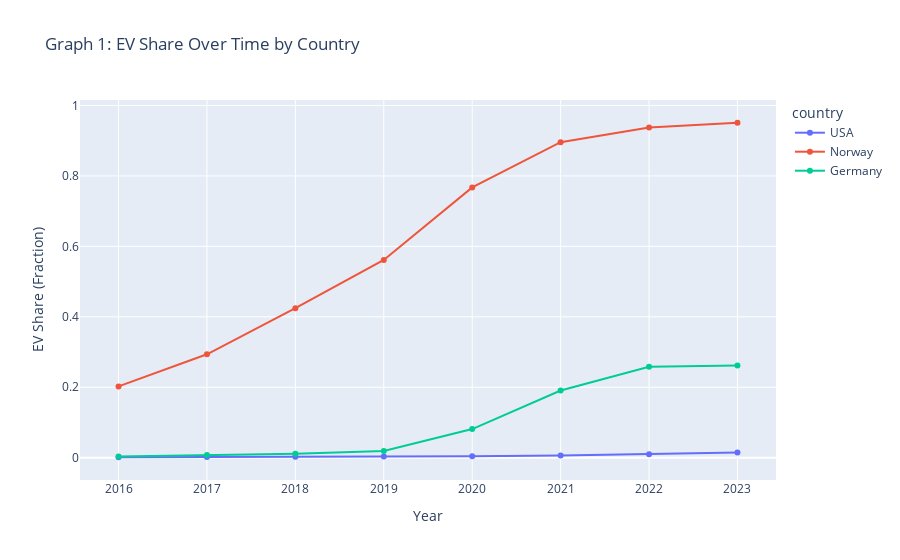

Notebook code for this chart:
### Markdown cell above
### EV Share Over Time by Country (Line Plot)

### Code cell
import plotly.express as px

df['EV_share'] = df['EV'] / df['Total']

fig = px.line(df, x='Year', y='EV_share', color='country',
              markers=True,
              title='Graph 1: EV Share Over Time by Country',
              labels={'EV_share': 'EV Share (Fraction)'})
fig.show()

### Figure 1 — Plotly figure (JSON) as saved in the notebook; plotly's stock layout.template omitted (floating-point values rounded to 4 significant figures)
{"data": [{"hovertemplate": "country=USA<br>Year=%{x}<br>EV Share (Fraction)=%{y}<extra></extra>", "legendgroup": "USA", "line": {"color": "#636efa", "dash": "solid"}, "marker": {"symbol": "circle"}, "mode": "markers+lines", "name": "USA", "orientation": "v", "showlegend": true, "type": "scatter", "x": [2016, 2017, 2018, 2019, 2020, 2021, 2022, 2023], "xaxis": "x", "y": [0.001245, 0.001655, 0.002493, 0.003376, 0.004373, 0.006006, 0.01002, 0.01443], "yaxis": "y"}, {"hovertemplate": "country=Norway<br>Year=%{x}<br>EV Share (Fraction)=%{y}<extra></extra>", "legendgroup": "Norway", "line": {"color": "#EF553B", "dash": "solid"}, "marker": {"symbol": "circle"}, "mode": "markers+lines", "name": "Norway", "orientation": "v", "showlegend": true, "type": "scatter", "x": [2016, 2017, 2018, 2019, 2020, 2021, 2022, 2023], "xaxis": "x", "y": [0.2025, 0.2937, 0.4244, 0.5616, 0.7674, 0.896, 0.9377, 0.9511], "yaxis": "y"}, {"hovertemplate": "country=Germany<br>Year=%{x}<br>EV Share (Fraction)=%{y}<extra></extra>", "legendgroup": "Germany", "line": {"color": "#00cc96", "dash": "solid"}, "marker": {"symbol": "circle"}, "mode": "markers+lines", "name": "Germany", "orientation": "v", "showlegend": true, "type": "scatter", "x": [2016, 2017, 2018, 2019, 2020, 2021, 2022, 2023], "xaxis": "x", "y": [0.003454, 0.007465, 0.01091, 0.01879, 0.08126, 0.1907, 0.2581, 0.2616], "yaxis": "y"}], "layout": {"legend": {"title": {"text": "country"}, "tracegroupgap": 0}, "title": {"text": "Graph 1: EV Share Over Time by Country"}, "xaxis": {"anchor": "y", "domain": [0, 1], "title": {"text": "Year"}}, "yaxis": {"anchor": "x", "domain": [0, 1], "title": {"text": "EV Share (Fraction)"}}}}
